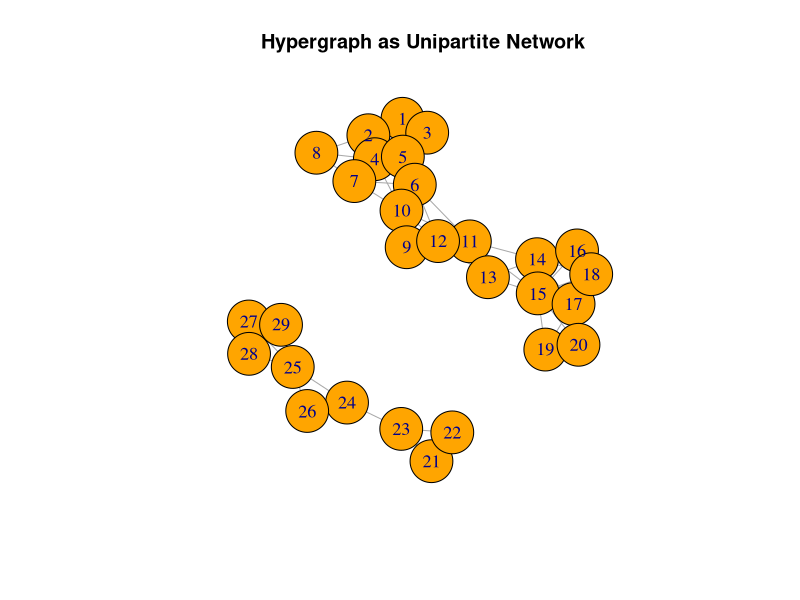
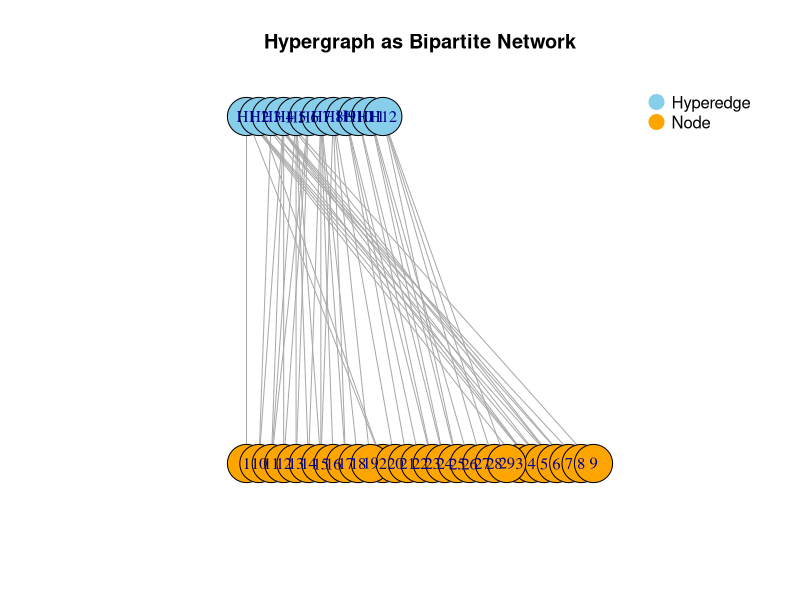

Reproduce these figures in R, in order.
# The network in http://www.networkatlas.eu/exercises/7/3/
# data.txt is a hypergraph, with a hyperedge per line. Transform it
# in a unipartite network in which each hyperedge is split in edges
# connecting all nodes in the hyperedge. Then transform it into a
# bipartite network in which each hyperedge is a node of one type
# and its nodes connect to it.

library(here)
library(igraph)

# Reading the hypergraph data (each line is a hyperedge)
lines <- readLines("data.txt")
hyperedges <- lapply(lines, function(x) strsplit(x, "\\s+")[[1]])

# Solution

# Unipartiting network: clique expansion
get_pairs <- function(nodes) {
  nodes <- as.character(nodes)
  if(length(nodes) < 2) return(NULL)
  t(combn(nodes, 2))
}
all_pairs <- do.call(rbind, lapply(hyperedges, get_pairs))
all_pairs <- unique(all_pairs)

################################################################################
# Optional: creating a plot

g_unipartite <- graph_from_edgelist(all_pairs, directed = FALSE)

set.seed(42)
plot(
  g_unipartite,
  layout = layout_with_fr,
  vertex.size = 25,
  vertex.color = "orange",
  vertex.label.cex = 1.1,
  main = " Hypergraph as Unipartite Network"
)

################################################################################

# Building bipartite edge list: hyperedge node -> member node
bipartite_edges <- data.frame(
  from = rep(paste0("H", seq_along(hyperedges)), sapply(hyperedges, length)),
  to = as.character(unlist(hyperedges))
)

################################################################################
# Optional: creating a plot

g_bipartite <- graph_from_data_frame(bipartite_edges, directed = FALSE)
V(g_bipartite)$type <- grepl("^H", V(g_bipartite)$name)
V(g_bipartite)$color <- ifelse(V(g_bipartite)$type, "skyblue", "orange")

# Arranging bipartite layout: hyperedges (H nodes) on top row, other nodes on bottom row
hyper_nodes <- V(g_bipartite)$name[V(g_bipartite)$type]
elem_nodes <- V(g_bipartite)$name[!V(g_bipartite)$type]

layout_bipartite <- matrix(NA, nrow = vcount(g_bipartite), ncol = 2)
layout_bipartite[V(g_bipartite)$type, 1] <- seq_along(hyper_nodes)
layout_bipartite[V(g_bipartite)$type, 2] <- 1
layout_bipartite[!V(g_bipartite)$type, 1] <- match(elem_nodes, sort(elem_nodes))
layout_bipartite[!V(g_bipartite)$type, 2] <- 0

plot(
  g_bipartite,
  layout = layout_bipartite,
  vertex.size = 22,
  vertex.label.cex = 1,
  vertex.color = V(g_bipartite)$color,
  main = "Hypergraph as Bipartite Network"
)
legend(
  "topright",
  legend = c("Hyperedge", "Node"),
  col = c("skyblue", "orange"),
  pch = 19,
  pt.cex = 2,
  bty = "n"
)
################################################################################
